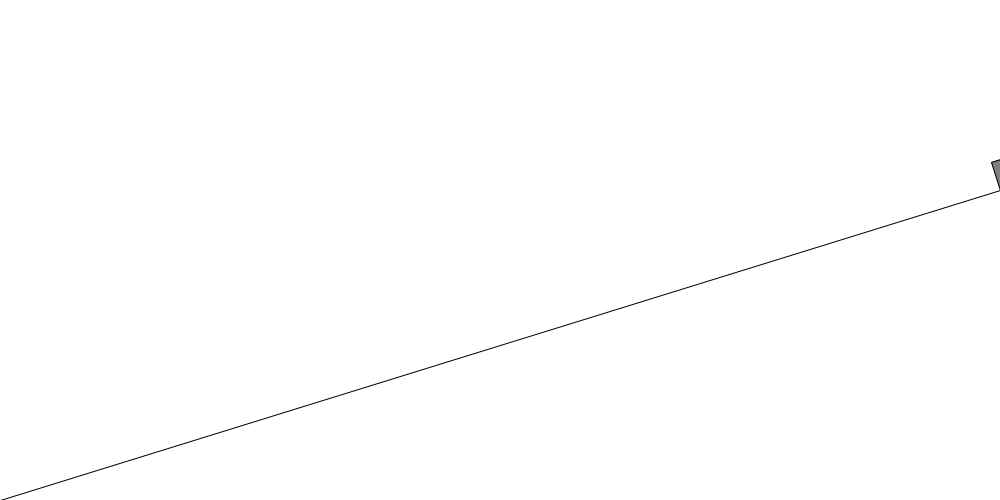
Frame 1 (no input)
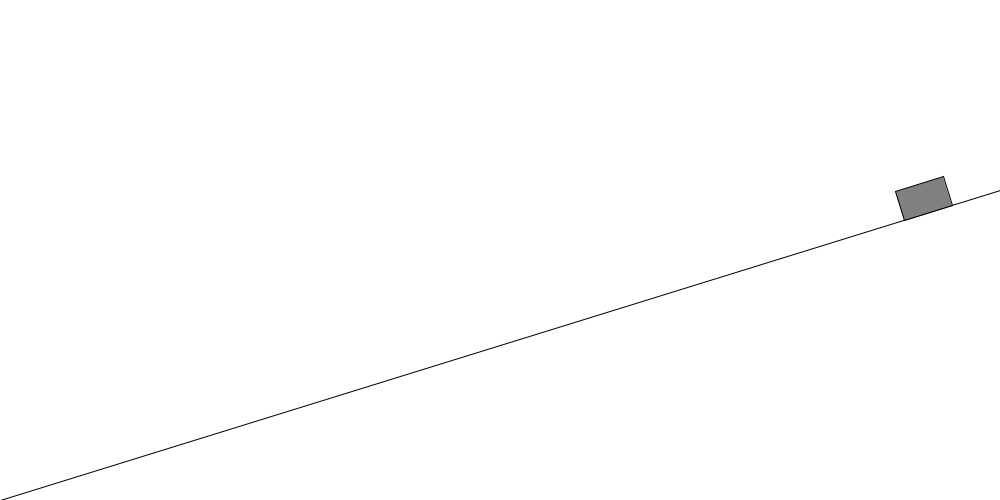
Frame 60 (the mouse pressed at the canvas centre just before this capture)
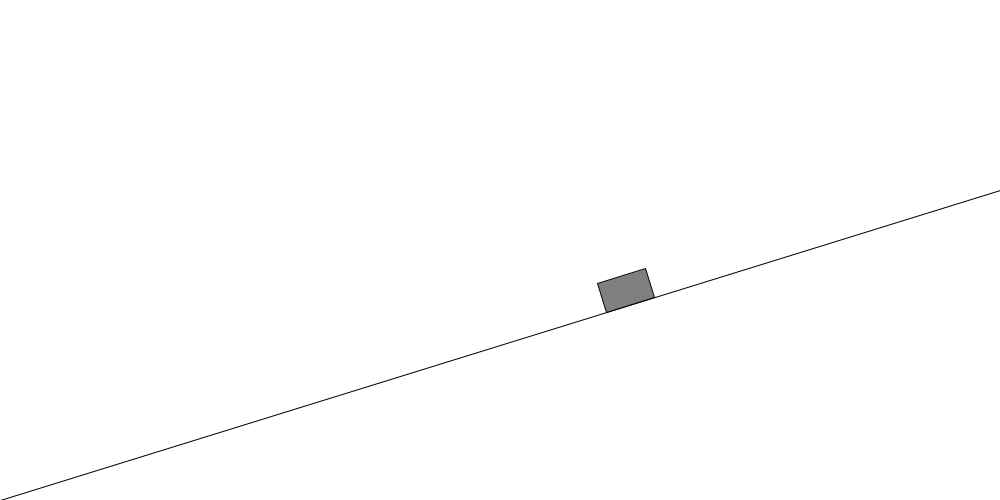
Frame 120 (the mouse held since frame 60 and released just before this capture)

The Processing sketch that drew these frames (run headless with seeded random() and noise(); from frame 60 on, the mouse is pressed at the canvas centre):

// Processing sketch: HW_15
// ── HW_15.pde

Box mybox;
final float theta = 0.3;
final float c = 0.1;
final float mu = 0.1;

void setup(){
  size(1000, 500);
  mybox = new Box(width, height-width*tan(theta), 0, 0, 0.5);
}

void draw(){
  background(255);
  line(0, height, width, height-width*tan(theta));

  PVector gravity = new PVector(-0.3*sin(theta)*cos(theta),0.3*sin(theta)*sin(theta));
  gravity.mult(mybox.m);

  PVector friction = new PVector(-mu*-0.3*cos(theta),-mu*0.3*sin(theta));
  friction.mult(mybox.m);
  
  mybox.applyForce(gravity);
  mybox.applyForce(friction);
  
  mybox.display(theta);
  mybox.update();
}

// ── Box.pde

class Box{
  PVector position;
  PVector velocity;
  PVector acceleration;
  float m;

  Box(float x, float y, float vx, float vy, float m){
    position = new PVector(x, y);
    velocity = new PVector(vx, vy);
    acceleration = new PVector(0, 0);
    this.m = m;
  }

  void applyForce(PVector F){
    F.div(m);
    acceleration.add(F);
  }

  void display(float theta){
    pushMatrix();
    stroke(0);
    fill(128);
    translate(position.x, position.y);
    rotate(-theta);
    rect(0, 0, 50, -30);
    popMatrix();
  }
  
  void update(){
    position.add(velocity);
    velocity.add(acceleration);
    acceleration.mult(0);
  }
}
